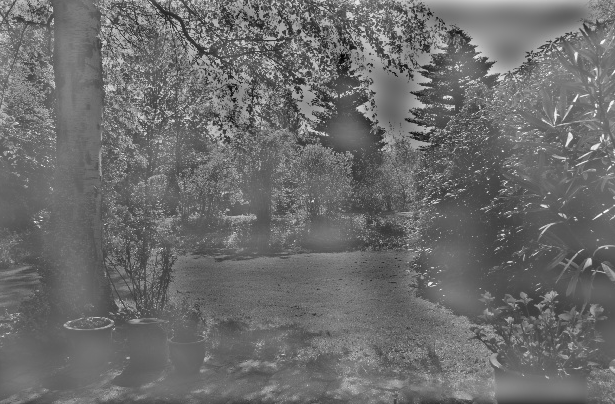
//> input picture tasks/HPI.1.test.png, 615 x 404 px
$ ./mt01 HPI.1.test.png   (built with g++ and OpenCV 4)
//> lines starting //> are read from the running program, lines starting //| are printed output that depends on the picture; after the words box and inside, x2 and y2 are one past the last pixel; in counts of white or black regions, pixels touching at a corner belong together
#include <iostream> // for standard I/O
#include <string>   // for strings
#include <iomanip>  // for controlling float print precision
#include <sstream>  // string to number conversion

#include <opencv2/core/core.hpp>        // basic OpenCV structures (cv::Mat, Scalar)
#include <opencv2/imgproc/imgproc.hpp>  // OpenCV image processing
#include <opencv2/highgui/highgui.hpp>  // OpenCV window I/O

using namespace std;
using namespace cv;

/*---------------------------------------------------------------------------
TASK 1
	!! Only add code to the reserved places.
	!! The resulting program must not print anything extra on any output (nothing more than the prepared program framework).
*/


/*	TASK 1.1 - Convert image from RGB to GRAYSCALE
	Iterate over pixels and convert RGB values to GRASCALE value.
	Convert final <float> value to <unsigned char> value.

	Allowed Mat attributes, methods and OpenCV functions for task solution are:
		Mat:: ... rows, cols, step(), size(), at<>(), zeros(), ones(), eye()

*/
int rgb2gray( Mat& bgr, Mat& gray )
{
	gray = cv::Mat::zeros( bgr.size(), CV_8UC1 );

	/* ***** Working area - begin ***** */


	/* ***** Working area - end ***** */

	return 0;
}


/* 	TASK 1.2 - Convolution
	The input is a grayscale image (0-255) and a 3x3 float kernel (CV_32FC1).
    Leave the border values of the resulting image at 0.
	Implement manually by passing the image, for each pixel go through its surroundings and perform convolution with a 3x3 core.
    The resulting value must be normalized.

	Allowed Mat attributes, methods and OpenCV functions for task solution are:
		Mat:: ... rows, cols, step(), size(), at<>(), zeros(), ones(), eye()

*/
int convolution( cv::Mat& gray, const cv::Mat& kernel, cv::Mat& dst )
{
	dst = cv::Mat::zeros( gray.size(), CV_32FC1 );

	if( kernel.rows != 3 || kernel.cols != 3 )
		return 1;

	/* *****  Working area - begin ***** */

		/*
		iterate over 3x3 neighbourhood of the current point and:
			1. calculate the convolution of a local area with a convolution kernel
			2. normalize the result value
			3. save to the output image
		*/


	/* ***** Working area - end ***** */

	return 0;
}

//---------------------------------------------------------------------------


//---------------------------------------------------------------------------
// support functions
void checkDifferences( const cv::Mat test, const cv::Mat ref, std::string tag, bool save );
//---------------------------------------------------------------------------

int main(int argc, char *argv[])
{
	if (argc < 2)
	{
		cout << "Not enough parameters" << endl;
		return -1;
	}

	// load image, use first argument, load as RGB image
	Mat img_rgb = imread(argv[1], IMREAD_COLOR);
//> img_rgb is the input picture: 404 rows x 615 cols, CV_8UC3; min 0, max 255, mean 108.2
	if(img_rgb.empty() )
	{
		cout <<  "Could not open or find the original image" << endl ;
		return 1;
	}

	//---------------------------------------------------------------------------
	// TASK: RGB convert to GRAYSCALE image

	Mat img_gray, img_ref;

	// compute solution using your own function
	rgb2gray(img_rgb, img_gray);
//> img_gray: 404 rows x 615 cols, CV_8UC1; every value is 0

	// compute reference solution
	cvtColor(img_rgb, img_ref, cv::COLOR_RGB2GRAY);

	// compute and report differences
	checkDifferences( img_gray, img_ref, "rgb2gray", true );
//> in checkDifferences, `nonzeros = 1. * cv::countNonZero( diff );`: nonzeros = 248459
//> in checkDifferences, `err = (nonzeros > 0 ? ( cv::sum(diff).val[0] / nonzeros ) : 0);`: err = 108.2
//> in checkDifferences, `diff *= 255;`:
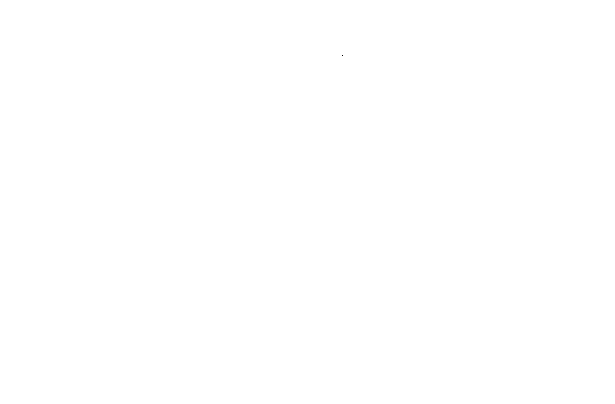
//> diff: 404 rows x 615 cols, CV_8UC1; 100% white; black in thin lines or dots, all inside (x1, y1, x2, y2) = (342, 55, 343, 56)
//| rgb2gray_avg_cnt_max, 108.2, 248459, 255,


	//---------------------------------------------------------------------------
	// TASK: convolution

	float ker[9] = { -1, -2, -1, 0, 0, 0, 1, 2, 1 };
	cv::Mat kernel( 3, 3, CV_32FC1, ker );
	cv::Mat conv_res, conv_ref;

	img_gray = img_ref;

	// compute solution using your own function
	convolution( img_gray, kernel, conv_res );
//> conv_res: 404 rows x 615 cols, CV_32FC1; every value is 0

	// compute reference solution
	cv::flip( kernel, kernel, -1 );
	cv::filter2D( img_gray, conv_ref, CV_32F, kernel );
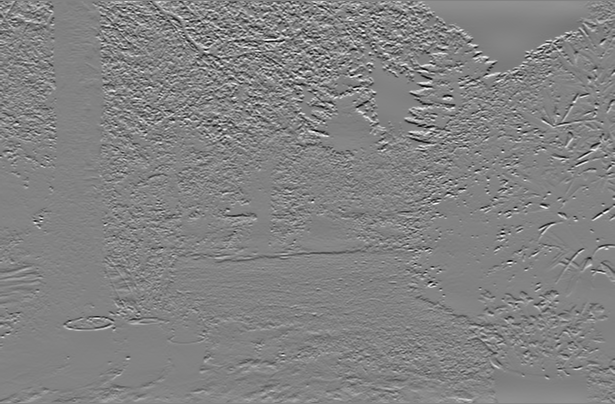
//> conv_ref: 404 rows x 615 cols, CV_32FC1; min -558, max 532, mean 1.2; drawn with min black and max white
	// normalize convolution output
	conv_ref *= 1.f/(cv::sum(abs(kernel)).val[0] + 0.000000001);

	// since the filter2D function also calculates the values at the edges of the output image (and we don't for simplicity)
	// erase the edge values of the image before comparison
	cv::rectangle( conv_ref, cv::Point(0,0), cv::Point(conv_ref.cols-1,conv_ref.rows-1), cv::Scalar::all(0), 1 );
//> conv_ref: 404 rows x 615 cols, CV_32FC1; min -69.75, max 66.5, mean 0.2

	// compute and report differences
	checkDifferences( conv_res, conv_ref, "convolution", true );
//> call 2 of checkDifferences, with tag = "convolution", save = true
//> in checkDifferences (call 2), `cv::absdiff( test, ref, diff );`:
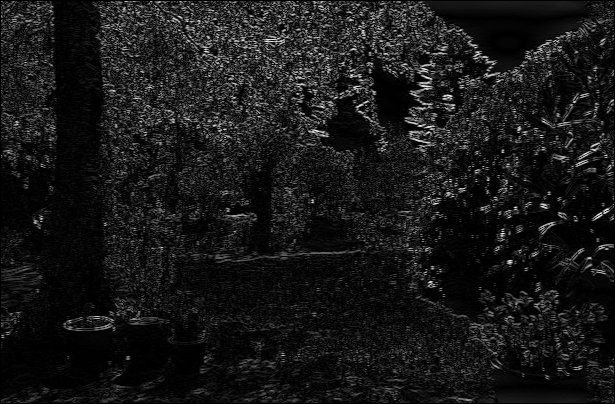
//> diff: 404 rows x 615 cols, CV_32FC1; min 0, max 69.75, mean 6.6; drawn with min black and max white
//> in checkDifferences (call 2), `cv::minMaxLoc( diff, NULL, &mav );`: mav = 69.75
//> in checkDifferences (call 2), `nonzeros = 1. * cv::countNonZero( diff );`: nonzeros = 242232
//> in checkDifferences (call 2), `err = (nonzeros > 0 ? ( cv::sum(diff).val[0] / nonzeros ) : 0);`: err = 6.75
//| convolution_avg_cnt_max, 6.7, 242232, 70,

	//---------------------------------------------------------------------------


	return 0;
}


//---------------------------------------------------------------------------
void checkDifferences( const cv::Mat test, const cv::Mat ref, std::string tag, bool save )
{
	double mav = 255., err = 255., nonzeros = 1000.;

	if( !test.empty() && !ref.empty() ) {
		cv::Mat diff;
		cv::absdiff( test, ref, diff );
		cv::minMaxLoc( diff, NULL, &mav );
		nonzeros = 1. * cv::countNonZero( diff ); // / (diff.rows*diff.cols);
		err = (nonzeros > 0 ? ( cv::sum(diff).val[0] / nonzeros ) : 0);

		if( save ) {
			diff *= 255;
			cv::imwrite( (tag+".0.ref.png").c_str(), ref );
			cv::imwrite( (tag+".1.test.png").c_str(), test );
			cv::imwrite( (tag+".2.diff.png").c_str(), diff );
		}
	}

	printf( "%s_avg_cnt_max, %.1f, %.0f, %.0f, ", tag.c_str(), err, nonzeros, mav );

	return;
}
//---------------------------------------------------------------------------
